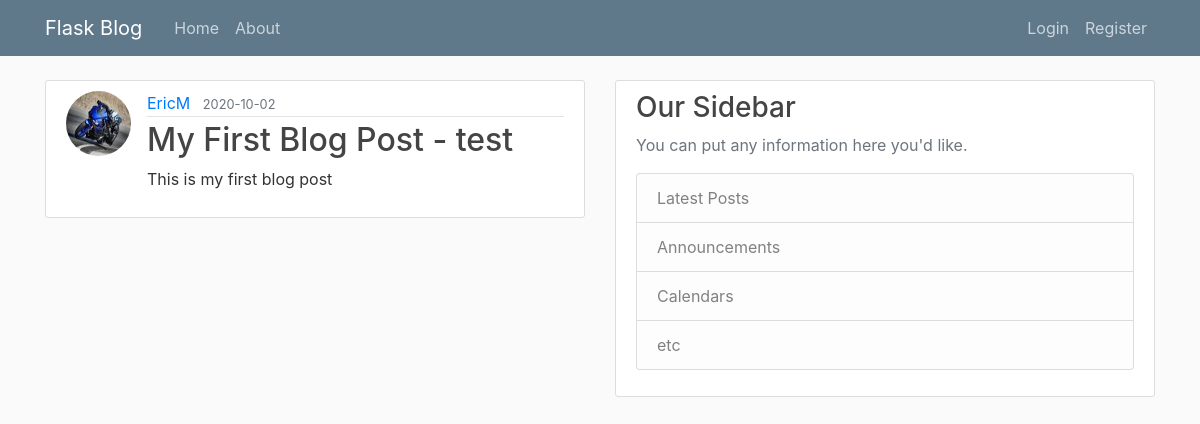
/post/1, run on the app's committed database.
### flaskblog/models.py (models this page shows, shortened)
class User(db.Model, UserMixin):
    id = db.Column(db.Integer, primary_key=True)
    username = db.Column(db.String(20), unique=True, nullable=False)
    email = db.Column(db.String(120), unique=True, nullable=False)
    image_file = db.Column(db.String(20), nullable=False, default='default.jpg')
    password = db.Column(db.String(60), nullable=False)
    posts = db.relationship('Post', backref='author', lazy=True)

class Post(db.Model):
    id = db.Column(db.Integer, primary_key=True)
    title = db.Column(db.String(100), nullable=False)
    date_posted = db.Column(db.DateTime, nullable=False, default=datetime.utcnow)
    content = db.Column(db.Text, nullable=False)
    user_id = db.Column(db.Integer, db.ForeignKey('user.id'), nullable=False)

### flaskblog/routes.py (the view)
@app.route("/post/<int:post_id>")
def post(post_id):
    post = Post.query.get_or_404(post_id)
    return render_template('post.html', title=post.title, post=post)

### flaskblog/templates/post.html (shortened to what this page needs)
{% extends "layout.html" %}
{% block content %}
    <article class="media content-section">
        <img class="rounded-circle article-img" src="{{ url_for('static', filename='profile_pics/' + post.author.image_file) }}">
    <div class="media-body">
      <div class="article-metadata">
        <a class="mr-2" href="#">{{ post.author.username }}</a>
        <small class="text-muted">{{ post.date_posted.strftime('%Y-%m-%d') }}</small>
      </div>
      <h2 class="article-title">{{ post.title }}</h2>
      <p class="article-content">{{ post.content }}</p>
    </div>
    </article>
{% endblock content%}

### flaskblog/static/main.css (style rules this page uses)
body { background: #fafafa; color: #333333; margin-top: 5rem; }
h1, h2, h3, h4, h5, h6 { color: #444444; }
.content-section { background: #ffffff; padding: 10px 20px; border: 1px solid #dddddd; border-radius: 3px; margin-bottom: 20px; }
.article-title { color: #444444; }
.article-content { white-space: pre-line; }
.article-img { height: 65px; width: 65px; margin-right: 16px; }
.article-metadata { padding-bottom: 1px; margin-bottom: 4px; border-bottom: 1px solid #e3e3e3 }

### data on the page
User: image_file (picture), author.username "EricM"
Post: date_posted "2020-10-02", title "My First Blog Post - test", content "This is my first blog post"
